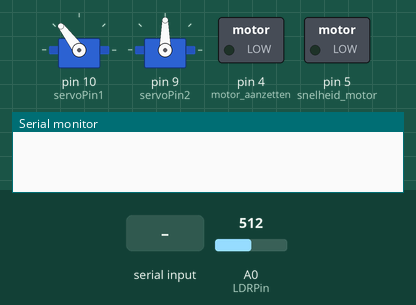
Recording of a sketch running on a simulated Arduino Uno, built with avr-gcc and run on an emulated ATmega328P. On the bench: 2 × servo, switched loads named in the sketch (green lamp = pin HIGH), the last lines printed to the serial monitor. The inputs (shaded band) are chosen by the test bench; at power-on: A0 (LDRPin) = 512.

Above: at 1.2 s.
1.3 s: "start" received over Serial
At 2.6 s:
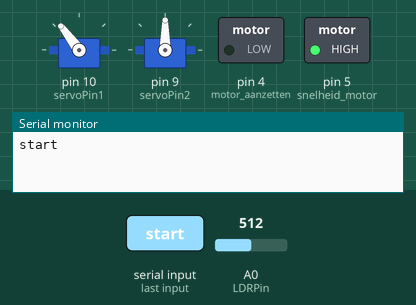
3.8 s: "start:1\n" received over Serial
6.3 s: "stop:1\n" received over Serial
Timing chart, 0 to 9.3 s (numbered marks = the images above; inputs shaded):
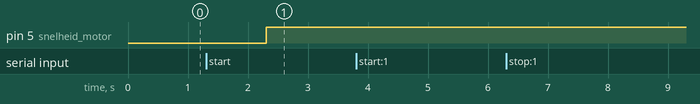

Measured:
- after the input at 1.3 s, pin 5 (snelheid_motor): LOW → HIGH after 1.0 s

The sketch:

sorteerrobotLokaal.ino
```cpp
#include <Servo.h>

Servo servo1; //afval servo
Servo servo2; //kleuren servo

int LDRPin = A0; // analoge pin LDR
int huidigeStatus = 0;
int vorigeStatus = 0;

boolean huidigeStatus1 = false;
boolean vorigeStatus1 = false;

String mijnString; // string die binnenkomt op seriele monitor
String getKleur; // string waar de kleur wordt opgeslagen
String getAantal; // string waar het aantal van een orderwordt opgeslagen

int getAantalInt; // integer waar het aantal van een order wordt opgeslagen

int aantalRodeBlokjes = 0; // aantal getelde rode blokjes
int aantalGroeneBlokjes = 0; // " groen "
int aantalGeleBlokjes = 0; // " geel "

int waardeLDR; // waarde die de LDR geeft

int servoPin1 = 10; // digitale pin waar de afval servo wordt aangesloten
int servoPin2 = 9; // " kleuren servo "

void setup() {
  // put your setup code here, to run once:
  Serial.begin(9600);

  servo1.attach(servoPin1);
  servo2.attach(servoPin2);

  pinMode(LDRPin, INPUT); // initialiseren van de LDR pin

  pinMode(4, OUTPUT); // motor aanzetten
  pinMode(5, OUTPUT); // snelheid motor

}

//--------------BEGIN LOOP---------------
void loop() {
  waardeLDR = analogRead(LDRPin); // constant uitlezen LDR

  // onderstaande if kijkt of er info op de seriele monitor aanwezig is
  if (Serial.available() > 0) {
    mijnString = Serial.readString();
    Serial.println(mijnString);
    if (mijnString.equals("start")) { // bij start dan start de motor
      digitalWrite(4, LOW);
      analogWrite(5, 255);
    } else if (mijnString.equals("stop")) { //  bij stop dan stopt de motor
      analogWrite(5, 0);
    }
  }

  if (mijnString.indexOf(":") > 0) { // als de : in een string voorkomt dan komt hij hier in
    huidigeStatus1 = true; // wanneer op true, dan weten we dat er een order binnenkomt, want order komt binnen als bijv. (rood:3)
  } else {
    huidigeStatus1 = false; // wanneer op false is er geen order binnen gekomen, maar iets anders
  }

  if (huidigeStatus1) {
    getKleur = getValue(mijnString, ':', 0); // links van de : is de kleur en wordt in getKleur gestop
    getAantal = getValue(mijnString, ':', 1); // rechts van de : is het aantal blokjes wat gesorteerd moet worden
    huidigeStatus1 = false; // wordt weer op false gezet, zodat de order maar 1 keer binnekomt
  }

  int getAantalInt = getAantal.toInt(); // aantal wordt omgezet naar integer

  if (getKleur.equals("rood") && mijnString.startsWith("z") && aantalRodeBlokjes < getAantalInt) { // de kleur van de order is rood, de kleur die de kleurensensor stuurt begint met z(rood)
    // en het aantal getelde rode blokjes is kleiner dan het aantal in de order
    servoGoed(); // zet de afval servo zo dat hij het blokje door laat
    servoRood(); // zet de kleurenservo zo dat het blokje in het rode bakje komt
  } else if ((getKleur.equals("geel") && mijnString.startsWith("x") && aantalGeleBlokjes < getAantalInt)) {// de kleur van de order is geel, de kleur die de kleurensensor stuurt begint met x(geel)
    // en het aantal getelde gele blokjes is kleiner dan het aantal in de order
    servoGoed();
    servoGeel();
  } else if ((getKleur.equals("groen") && mijnString.startsWith("y") && aantalGroeneBlokjes < getAantalInt)) {// de kleur van de order is groen, de kleur die de kleurensensor stuurt begint met y(groen)
    // en het aantal getelede groene blokjes is kleiner dan het aantal in de order
    servoGoed();
    servoGroen();
  } else if (!mijnString.indexOf(getKleur) == 0) { // wanneer de data van de seriele monitor niet de kleur van de order bevat
    servoFout(); // servo wordt zo gezet dat het blokje in het afvalbakje komt
  }

  //wanneer de waarde onder de 400 komt dan wordt de huidigeStatus op 1 gezet
  if (waardeLDR < 400) {
    huidigeStatus = 1;
  } else { //wanneer de waarde anders is wordt de huidigeStatus op 0 gezet
    huidigeStatus = 0;
  }
  //wanneer de huidigeStatus 1 is en de vorigeStatus 0 is dan wordt er 1 geteld
  if (huidigeStatus == 1 && vorigeStatus == 0) {
    if (getKleur.equals("rood")) { // wanneer de orderkleur rood is komt hij hier in
      aantalRodeBlokjes++; // weet dat hij er een bij het aantalRodeBlokjes moet optellen
      Serial.println("qgeteld"); // stuurt naar de applicatie dat hij geteld is
      delay(30);
      Serial.println("mrood"); // stuurt mrood naar de applicatie, zodat er bij rood 1 opgeteld kan worden
      delay(30);
      if (aantalRodeBlokjes >= getAantalInt) { // wanneer het aantal geteld is wat er in de order zit komt hij hier in
        servoFout(); // servo wordt zo gezet dat alles wat er nog langs komt in het afvalbakje wordt gegooid
        Serial.println("k"); // wordt geprint naar de applicatie, zodat de volgende order ingeladen kan worden.
        huidigeStatus1 = true; // wordt op true gezet zodat arduino weet dat er een order is binnengekomen
        getKleur = ""; // get kleur wordt leeggehaald
      } // VOOR ONDERSTAANDE CODE GELDT HETZELFDE ALS HIERBOVEN BESCHREVEN MAAR DAN MET ANDERE KLEUR
    } else if (getKleur.equals("geel")) {
      aantalGeleBlokjes++;
      Serial.println("qgeteld");
      delay(30);
      Serial.println("pgeel");
      delay(30);
      if (aantalGeleBlokjes >= getAantalInt) {
        servoFout();
        Serial.println("k");
        huidigeStatus1 = true;
        getKleur = "";
      }
    }
    else if (getKleur.equals("groen")) {
      aantalGroeneBlokjes++;
      Serial.println("qgeteld");
      delay(30);
      Serial.println("vgroen");
      delay(30);
      if (aantalGroeneBlokjes >= getAantalInt) {
        servoFout();
        Serial.println("k");
        huidigeStatus1 = true;
        getKleur = "";
      }
    }
  }
  vorigeStatus = huidigeStatus; //de vorigeStatus wordt op de huidigeStatus gezet

}

// Functie om mijnString te splitten doormiddel van een karakter
String getValue(String data, char separator, int index)
{
  int found = 0;
  int strIndex[] = { 0, -1 };
  int maxIndex = data.length() - 1;

  for (int i = 0; i <= maxIndex && found <= index; i++) {
    if (data.charAt(i) == separator || i == maxIndex) {
      found++;
      strIndex[0] = strIndex[1] + 1;
      strIndex[1] = (i == maxIndex) ? i + 1 : i;
    }
  }
  return found > index ? data.substring(strIndex[0], strIndex[1]) : "";
}

void servoGoed() {
  servo1.write(180);
}

void servoFout() {
  servo1.write(127);
}

void servoRood() {
  servo2.write(0);
}

void servoGeel() {
  servo2.write(40);
}

void servoGroen() {
  servo2.write(97);
}
```
